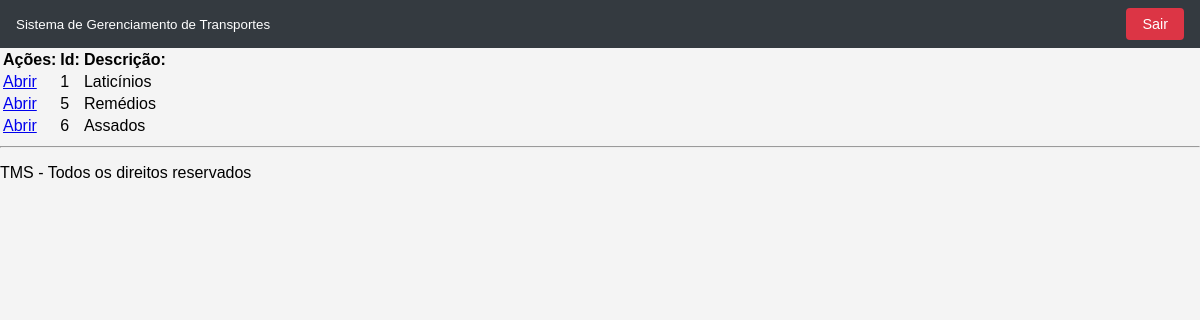
/tcc/categoria, run on an earlier commit of the app's database.
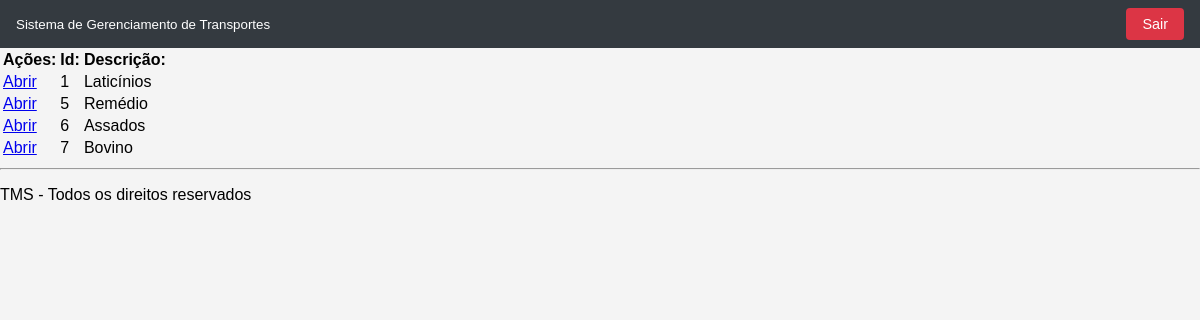
And on a later commit of the database.
### tables this page shows
CREATE TABLE `categoria` (
  `id` int(11) NOT NULL,
  `descricao` varchar(30) NOT NULL,
  `ativo` varchar(1) NOT NULL
);

### tcc/Controller/CategoriaController.php (called while the page is built, shortened)
<?php
class CategoriaController{
    public static function index(){
        $categoria_DAO = new CategoriaDAO();
        $lista_categ = $categoria_DAO->getAllRows();
        $total_categ = count($lista_categ);
        include 'View/modulos/categoria/lista_categoria.php';
    }
}

### tcc/index.php (called while the page is built, shortened)
<?php
include 'rotas.php';

### tcc/DAO/MySQL.php (called while the page is built)
<?php
class MySQL extends PDO{
    private $host       = "localhost";
    private $usuario    = "root";
    private $senha      = "";
    private $db         = "tcc";
    private $opcoes = array(PDO::ATTR_ERRMODE => PDO::ERRMODE_EXCEPTION);
    public function __construct(){
        $dsn = "mysql:host=".$this->host.";dbname=".$this->db;
        return parent::__construct($dsn, $this->usuario, $this->senha, $this->opcoes);
    }
}

### tcc/DAO/categoriaDAO.php (called while the page is built, shortened)
<?php
class CategoriaDAO{
    private $conexao;
    public function __construct(){
        include_once "MySQL.php";
        $this->conexao = new MySQL();
    }
    public function getAllRows(){
        $stmt = $this->conexao->prepare("SELECT * FROM categoria");
        $stmt->execute();
        $arr_categoria = array();
        while($f = $stmt->fetchObject()){
            $arr_categoria[] = $f;
        }
        return $arr_categoria;
    }
}

### tcc/View/modulos/categoria/lista_categoria.php (the view, shortened to what this page needs)
<!DOCTYPE html>
<html lang="en">
<head>
</head>
<body>
    <?php include PATH_VIEW . 'includes/cabecalho.php' ?>
    <main>
        <table>
            <thead>
                <tr>
                    <th>Ações:</th>
                    <th>Id:</th>
                    <th>Descrição:</th>
                </tr>
            </thead>
            <tbody>
                <?php for($i=0; $i<$total_categ; $i++): ?>
                <tr>
                    <td>
                        <a href="/tcc/categoria/ver?id=<?= $lista_categ[$i]->id ?>">Abrir</a>
                    </td>
                    <td> <?= $lista_categ[$i]->id ?> </td>
                    <td> <?= $lista_categ[$i]->descricao ?></td>
                </tr>
                <?php endfor ?>
            </tbody>
        </table>
    </main>
    <?php include PATH_VIEW . 'includes/rodape.php' ?>
</body>
</html>

What changed in the data, as far as the page shows it:
changed categoria id 5: descricao "Remédios" → "Remédio"
added categoria: id "7", descricao "Bovino"
